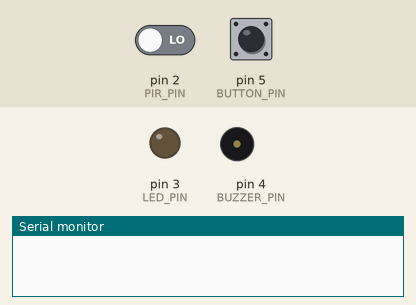
Recording of a sketch running on a simulated Arduino Uno, built with avr-gcc and run on an emulated ATmega328P. On the bench: output pins drawn as LEDs (lit = HIGH), buzzer (waves = sounding, pin HIGH), the last lines printed to the serial monitor. The inputs (shaded band) are chosen by the test bench; at power-on: pin 2 (PIR_PIN) LOW, pin 5 (BUTTON_PIN) HIGH.

Above: at 1.2 s.
1.3 s: pin 2 (PIR_PIN) driven HIGH
At 2.0 s:
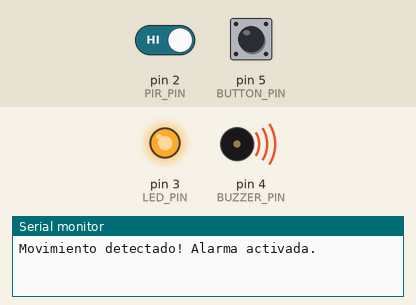
2.8 s: pin 5 (BUTTON_PIN) pulled LOW for 0.15 s
At 3.2 s:
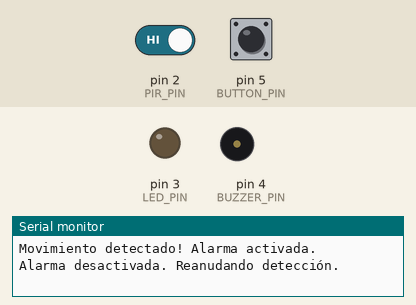
4.4 s: pin 5 (BUTTON_PIN) pulled LOW for 3.2 s
At 9.0 s:
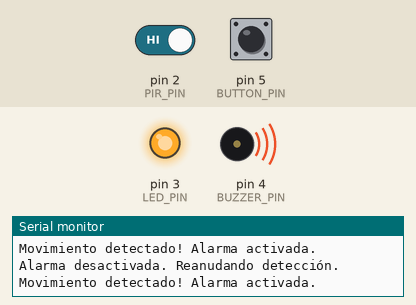
Timing chart, 0 to 10.5 s (numbered marks = the images above; inputs shaded):
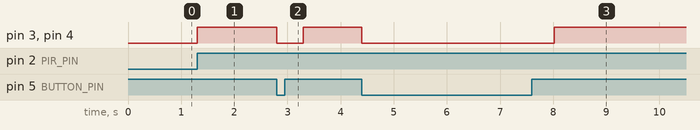

The sketch:

Practica26.ino
```cpp
#define PIR_PIN 2      // Pin del sensor PIR
#define LED_PIN 3      // Pin del LED
#define BUZZER_PIN 4   // Pin del buzzer
#define BUTTON_PIN 5   // Pin del botón

bool alarma_activada = false; // Estado de la alarma

void setup() {
    pinMode(PIR_PIN, INPUT);
    pinMode(LED_PIN, OUTPUT);
    pinMode(BUZZER_PIN, OUTPUT);
    pinMode(BUTTON_PIN, INPUT_PULLUP); // Botón con resistencia pull-up

    Serial.begin(9600);
}

void loop() {
    int pir_estado = digitalRead(PIR_PIN);
    int boton_estado = digitalRead(BUTTON_PIN);

    if (pir_estado == HIGH && !alarma_activada) {
        digitalWrite(LED_PIN, HIGH);
        digitalWrite(BUZZER_PIN, HIGH);
        Serial.println("Movimiento detectado! Alarma activada.");
        alarma_activada = true; // Bloquea el sistema hasta que se presione el botón
    }

    if (alarma_activada && boton_estado == LOW) {
        digitalWrite(LED_PIN, LOW);
        digitalWrite(BUZZER_PIN, LOW);
        Serial.println("Alarma desactivada. Reanudando detección.");
        alarma_activada = false;
        delay(500); // Pequeño retraso para evitar rebotes del botón
    }
}
```

Measured:
- after the input at 1.3 s, pin 3 (LED_PIN), pin 4 (BUZZER_PIN): LOW → HIGH at once
- after the input at 2.8 s, pin 3 (LED_PIN), pin 4 (BUZZER_PIN): HIGH → LOW at once, → HIGH 0.50 s later
- after the input at 4.4 s, pin 3 (LED_PIN), pin 4 (BUZZER_PIN): HIGH → LOW at once, → HIGH 3.6 s later
